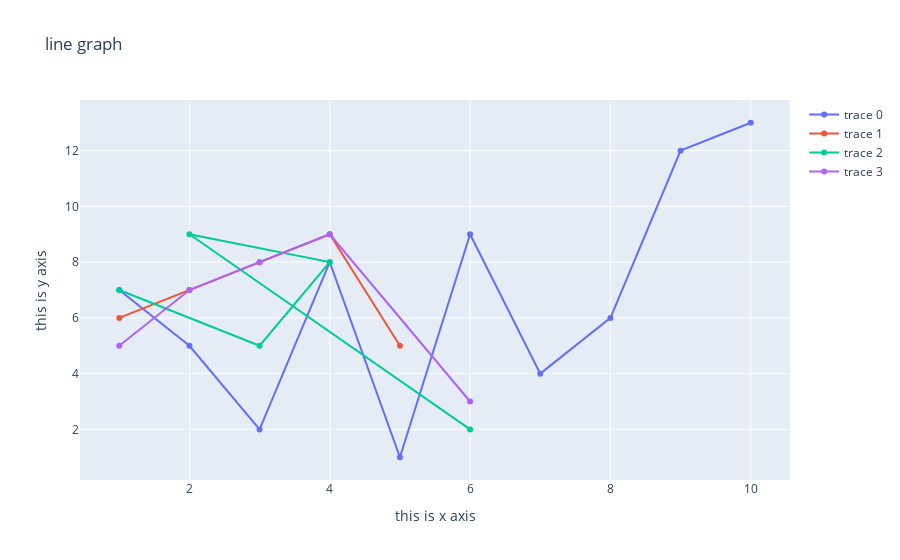

The notebook cell saved with this chart:
### Code cell
fig.add_trace(go.Scatter(x=x1 ,y=y1))
fig.add_trace(go.Scatter(x=x2,y=y2))
fig.add_trace(go.Scatter(x=x3,y=y3))

### Figure 1 — Plotly figure (JSON) as saved in the notebook; plotly's stock layout.template omitted (floating-point values rounded to 4 significant figures)
{"data": [{"type": "scatter", "x": [1, 2, 3, 4, 5, 6, 7, 8, 9, 10], "y": [7, 5, 2, 8, 1, 9, 4, 6, 12, 13]}, {"type": "scatter", "x": [1, 2, 3, 4, 5], "y": [6, 7, 8, 9, 5]}, {"type": "scatter", "x": [1, 3, 4, 2, 6], "y": [7, 5, 8, 9, 2]}, {"type": "scatter", "x": [1, 2, 3, 4, 6], "y": [5, 7, 8, 9, 3]}], "layout": {"title": {"text": "line graph"}, "xaxis": {"title": {"text": "this is x axis"}}, "yaxis": {"title": {"text": "this is y axis"}}}}
